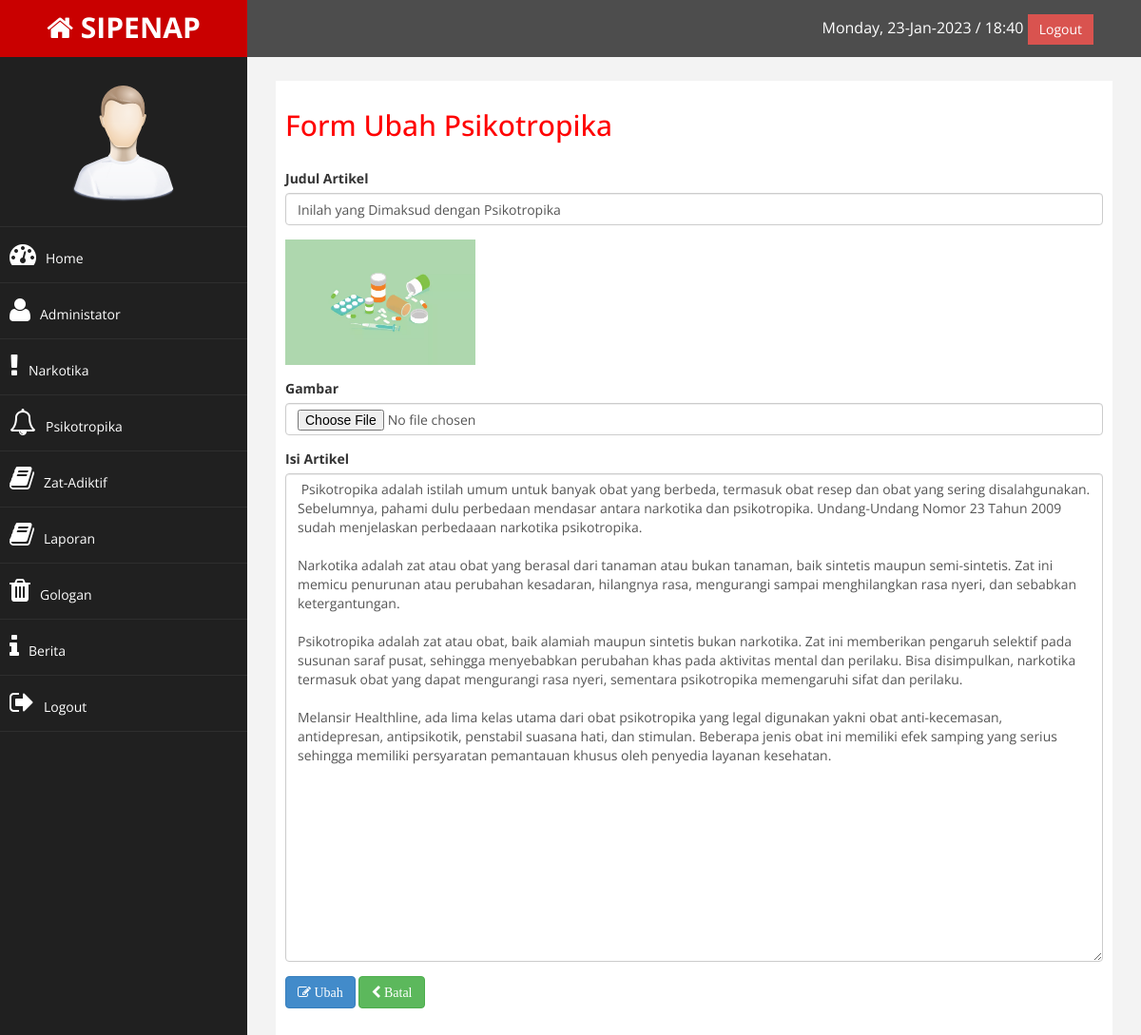
The page /admin/index.php?halaman=ubah_psikotropika&id=5 (signed in) on the database its author committed.
### tables this page shows
CREATE TABLE `psikotropika` (
  `id_psikotropika` int(11) NOT NULL,
  `judul` varchar(100) NOT NULL,
  `gambar` varchar(100) NOT NULL,
  `isi` text NOT NULL
);

### admin/psikotropika/ubah_psikotropika.php (the view, shortened to what this page needs)
<h2>Form Ubah Psikotropika</h2><br>
<?php
	$ambil = $koneksi->query("SELECT * FROM psikotropika WHERE id_psikotropika='$_GET[id]'");
	$pecah = $ambil->fetch_assoc();
?>
<form method="post" enctype="multipart/form-data">
	<div class="form-group">
		<label for="judul" class="form-label">Judul Artikel</label>
		<input type="text" name="judul" class="form-control" id="judul" value="<?php echo $pecah['judul']; ?>">
	</div>
	<div class="form-group">
		<img src="../images/<?php echo $pecah['gambar']; ?>" width="200">
	</div>
	<div class="form-group">
		<label for="foto" class="form-label">Gambar</label><br>
		<input type="file" class="form-control" name="foto" id="foto">
	</div>
	<div class="form-group">
		<label for="isi" class="form-label">Isi Artikel</label>
		<textarea name="isi" class="form-control" rows="25" id="isi"><?php echo $pecah['isi']; ?></textarea>
	</div>
	<div class="form-group">
		<button class="btn btn-primary" name="ubah"><i class="fa fa-edit"> Ubah</i></button>
		<a href="index.php?halaman=psikotropika" class="btn btn-success"><i class="fa fa-chevron-left"> Batal</i></a>
	</div>
</form>

### admin/assets/css/custom.css (style rules this page uses)
body { font-family: 'Open Sans', sans-serif; }
h2 { color: #f00; }

### rows shown on the page
psikotropika: judul "Inilah yang Dimaksud dengan Psikotropika", gambar (picture), isi "Psikotropika adalah istilah umum untuk banyak obat yang berbeda, termasuk obat resep dan obat yang sering disalahgunakan. Sebelumnya, pahami dulu perbedaan mendasar antara narkotika dan psikotropika. Undang-Undang Nomor 23 Tahun 2009 sudah menjelaskan perbedaaan narkotika psikotropika. Narkotika adalah zat atau obat yang berasal dari tanaman atau bukan tanaman, baik sintetis maupun semi-sintetis. Zat ini memicu penurunan atau perubahan kesadaran, hilangnya rasa, mengurangi sampai menghilangkan rasa nyeri, dan sebabkan ketergantungan. Psikotropika adalah zat atau obat, baik alamiah maupun sintetis bukan narkotika. Zat ini memberikan pengaruh selektif pada susunan saraf pusat, sehingga…"
